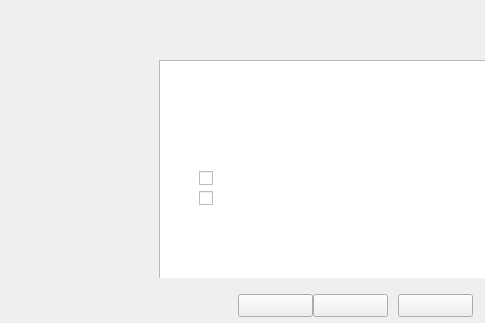
<?xml version="1.0" encoding="UTF-8"?>
<ui version="4.0">
 <class>InstallationComplete</class>
 <widget class="QWidget" name="InstallationComplete">
  <property name="geometry">
   <rect>
    <x>0</x>
    <y>0</y>
    <width>485</width>
    <height>323</height>
   </rect>
  </property>
  <property name="minimumSize">
   <size>
    <width>485</width>
    <height>323</height>
   </size>
  </property>
  <property name="maximumSize">
   <size>
    <width>485</width>
    <height>323</height>
   </size>
  </property>
  <property name="windowTitle">
   <string>Form</string>
  </property>
  <widget class="QWidget" name="widget" native="true">
   <property name="geometry">
    <rect>
     <x>-11</x>
     <y>-10</y>
     <width>501</width>
     <height>288</height>
    </rect>
   </property>
   <property name="minimumSize">
    <size>
     <width>0</width>
     <height>288</height>
    </size>
   </property>
   <property name="maximumSize">
    <size>
     <width>16777215</width>
     <height>288</height>
    </size>
   </property>
   <widget class="QLabel" name="labelWallpaper">
    <property name="geometry">
     <rect>
      <x>9</x>
      <y>9</y>
      <width>165</width>
      <height>285</height>
     </rect>
    </property>
    <property name="minimumSize">
     <size>
      <width>165</width>
      <height>285</height>
     </size>
    </property>
    <property name="maximumSize">
     <size>
      <width>165</width>
      <height>285</height>
     </size>
    </property>
    <property name="text">
     <string/>
    </property>
   </widget>
   <widget class="QTextEdit" name="textEditcontent">
    <property name="geometry">
     <rect>
      <x>170</x>
      <y>70</y>
      <width>331</width>
      <height>223</height>
     </rect>
    </property>
    <property name="minimumSize">
     <size>
      <width>330</width>
      <height>223</height>
     </size>
    </property>
    <property name="maximumSize">
     <size>
      <width>340</width>
      <height>223</height>
     </size>
    </property>
    <property name="cursor" stdset="0">
     <cursorShape>ArrowCursor</cursorShape>
    </property>
    <property name="html">
     <string>&lt;!DOCTYPE HTML PUBLIC &quot;-//W3C//DTD HTML 4.0//EN&quot; &quot;http://www.w3.org/TR/REC-html40/strict.dtd&quot;&gt;
&lt;html&gt;&lt;head&gt;&lt;meta name=&quot;qrichtext&quot; content=&quot;1&quot; /&gt;&lt;style type=&quot;text/css&quot;&gt;
p, li { white-space: pre-wrap; }
&lt;/style&gt;&lt;/head&gt;&lt;body style=&quot; font-family:'SimSun'; font-size:9pt; font-weight:400; font-style:normal;&quot;&gt;
&lt;p style=&quot;-qt-paragraph-type:empty; margin-top:0px; margin-bottom:0px; margin-left:0px; margin-right:0px; -qt-block-indent:0; text-indent:0px;&quot;&gt;&lt;br /&gt;&lt;/p&gt;&lt;/body&gt;&lt;/html&gt;</string>
    </property>
   </widget>
   <widget class="QCheckBox" name="checkBox">
    <property name="geometry">
     <rect>
      <x>210</x>
      <y>180</y>
      <width>221</width>
      <height>16</height>
     </rect>
    </property>
    <property name="text">
     <string/>
    </property>
   </widget>
   <widget class="QLabel" name="labelTitleComplete">
    <property name="geometry">
     <rect>
      <x>170</x>
      <y>10</y>
      <width>331</width>
      <height>61</height>
     </rect>
    </property>
    <property name="text">
     <string/>
    </property>
   </widget>
   <widget class="QCheckBox" name="checkBoxIsDesktop">
    <property name="geometry">
     <rect>
      <x>210</x>
      <y>200</y>
      <width>221</width>
      <height>16</height>
     </rect>
    </property>
    <property name="text">
     <string/>
    </property>
   </widget>
  </widget>
  <widget class="QPushButton" name="pushButtonfinish">
   <property name="geometry">
    <rect>
     <x>313</x>
     <y>294</y>
     <width>75</width>
     <height>23</height>
    </rect>
   </property>
   <property name="text">
    <string/>
   </property>
  </widget>
  <widget class="QPushButton" name="pushButtonCancel">
   <property name="geometry">
    <rect>
     <x>398</x>
     <y>294</y>
     <width>75</width>
     <height>23</height>
    </rect>
   </property>
   <property name="text">
    <string/>
   </property>
  </widget>
  <widget class="QPushButton" name="pushButtonLastStep">
   <property name="geometry">
    <rect>
     <x>238</x>
     <y>294</y>
     <width>75</width>
     <height>23</height>
    </rect>
   </property>
   <property name="text">
    <string/>
   </property>
  </widget>
 </widget>
 <resources/>
 <connections/>
</ui>
